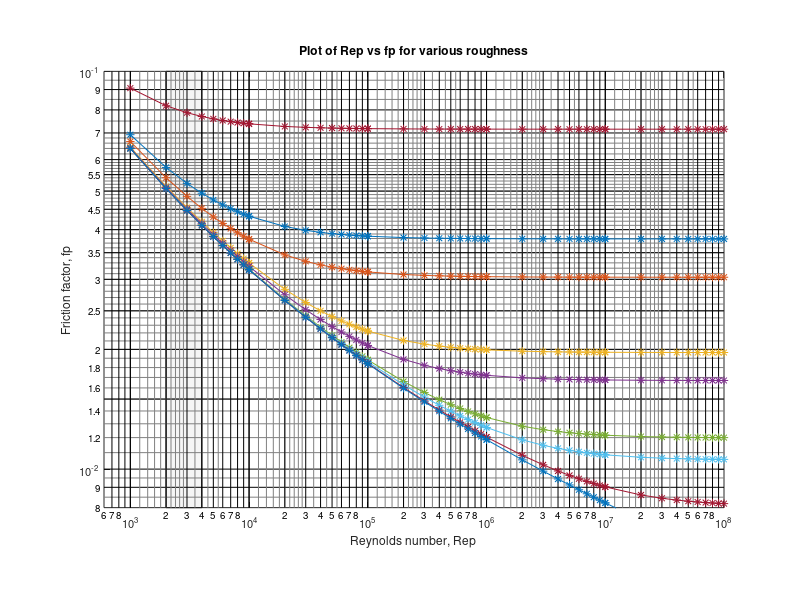

This chart was generated by the following MATLAB code:
function Colebrook
%COLEBROOK'S DIAGRAM
%Relative roughness
% r= [0,1e-5,5e-5,1e-4,2e-4:2e-4:1e-3,2e-3:2e-3:1e-2,1.5e-2,2e-2:1e-2:5e-2];
% R=logspace(3,8,100);                 %Reynold's No.
% L= 600:2300;                         %Laminar Flow
% T= 2300:R(R>2300);                   %Turbulent Flow
% Friction factor curves




% for i=1:length(L)
% loglog(L(i),64/L(i),'b','linewidth',1)
% end
% for i=1:length(r)
%  for j=1:length(R)
%  loglog(T(j),colebrook(T(j),r(i)),'b','linewidth',1)
%  end
%  
% end
figure(1), clf, cf=gcf; ca=gca;
set(cf,'PaperOrientation','landscape',...
  'name','MoodyDiagram','PaperUnits','points');
set(ca,'xscale','log','yscale','log','box','on',...
  'fontsize',8,'DefaultTextFontSize',8);
axis([600,1e8,0.008,0.1]); pbaspect([13.5,9.5,1]); hold on

% Units and paper size
u='imp'; p='Letter';
if nargin
  if strcmpi(units,'si')
    u='si'; p='A4';
  end
  if nargin>1
    if strcmpi(paper,'a4')
      p='A4';
    else
      p='Letter';
    end
  end
end
units=u; paper=p; white=[1 1 1];

% Critical zone patch
patch([2e3,2e3,4e3,4e3],[8e-3,1e-1,1e-1,8e-3],0.96*white)

% Grid
logminorgrid('y',7,40,1)
logmajorgrid('y',1,0.1)
logminorgrid('x',7,0.0003,0)
logmajorgrid('x',0,0.1)
logmajorgrid('x',-1,0.4)


%  Additional program  Added from my program
re = 1000;
rough = [500,100, 50,10,5,1,.5,.1, 0]* 10^-4;

error =1;
a = 0;

for i = 3: 7
    for j = 1:10
        Re(j+ 10*(i-3),1) = j* 10^i;
    end
end
fric(1: length(Re),1: length(rough)) = .1;
%fric(1: length(Re),1) = 1;
for r= 1: length(rough)
    for i = 1: length(Re)
        fric(i)
        Re(i)
        while error >0.00001
            temp = fric(i,r);
            
            inter = -2* log10( rough(r)/3.7 + (2.51/Re(i) / fric(i,r)^.5))
            fric(i,r) = inter ^-2;
            error = temp - fric(i,r);
            
        end
        error =1;
    end 
 end

loglog(Re, fric, '*-')
xlabel('Reynolds number, Rep')
ylabel('Friction factor, fp')
title('Plot of Rep vs fp for various roughness')
%legend('.05 e/d', '.01 e/d', '.005 e/d', '.001 e/d', '5e-1 e/d', '1e-4 e/d', '0 e/d')
%legend('','','','','','','','','','','','','','','','','','','','','','.05 e/d', '.01 e/d', '.005 e/d', '.001 e/d', '5e-1 e/d', '1e-4 e/d', '0 e/d')
% upto here


end

% function f=colebrook(T,r)
% % Colebrook Equation
% %   f = Darcy-Weisbach friction factor
% %   R = Reynolds number
% %   r = relative roughness
% 
%  f0=0.04
% for i=1:length(r)
%   for j=1:length(T)  
%     f0=(2*log10(r(i)/3.7+2.51/T(j)/sqrt(f0)))^-2;
%   end
%   f(i)=f0;
% end
% end





%-------------------------------------------------------------------------
function logmajorgrid(xystr,space,width)
% Log Major Grid
%   xystr = 'x' for x axis grid
%           'y' for y axis grid
%   space = -1 for sparse grid
%            0 for normal grid
%            1 for dense  grid
%   width = grid line width

v=axis;
if strcmp(xystr,'y'), v=[v(3) v(4) v(1) v(2)]; end
switch space
case -1
  tk=1;
case 0
  tk=1:9;
case 1
  tk=[1:0.5:5.5,6:9];
end
for i=floor(log10(v(1))):ceil(log10(v(2)))
  for k=1:length(tk)  % grid lines only
    tk10=tk(k)*10^i;
    if tk10 < v(2) && tk10 > v(1)
      if strcmp(xystr,'x')
        plot(tk10*[1,1],[v(3),v(4)],'k-','linewidth',width)
      else
        plot([v(3),v(4)],tk10*[1,1],'k-','linewidth',width)
      end
    end
  end
end
end

%-------------------------------------------------------------------------
function logminorgrid(xystr,fntsz,off,space)
% Log Minor Grid
%   xystr = 'x' for x axis grid
%           'y' for y axis grid
%   fntsz = font size
%   off   = text offset
%   space = -1 for sparse grid
%            0 for normal grid
%            1 for dense  grid

v=axis; grey=0.5*[1,1,1];
if strcmp(xystr,'y'), v=[v(3) v(4) v(1) v(2)]; end
switch space
case -1
  tk=[1.2:0.2:1.8,2.5:1:3.5]; tx=2:5;
case 0
  tk=[1.2:0.2:2.8,3.5:1:5.5]; tx=2:8;
case 1
  tk=[1.1:0.1:5.9,6.2:0.2:6.8,7.5:1:9.5];
  tx=[1.2:0.2:1.8,2:0.5:6,7,8,9];
end
for i=floor(log10(v(1))):ceil(log10(v(2)))
  for j=1:length(tx)  % grid labels
    tx10=tx(j)*10^i;
    if tx10 < 1.01*v(2) && tx10 > 0.99*v(1)
      if strcmp(xystr,'x')
        text(tx10,v(3)-off,num2str(tx(j)),'fontsize',fntsz,...
          'horizontalalignment','center')
      else
        text(v(3)-off,tx10,num2str(tx(j)),'fontsize',fntsz,...
          'horizontalalignment','right')
      end
    end
  end
  for k=1:length(tk)  % grid lines
    tk10=tk(k)*10^i;
    if tk10 < v(2) && tk10 > v(1)
      if strcmp(xystr,'x')
        plot(tk10*[1,1],[v(3),v(4)],'-','linewidth',0.1,'color',grey)
      else
        plot([v(3),v(4)],tk10*[1,1],'-','linewidth',0.1,'color',grey)
      end
    end
  end
end
end
